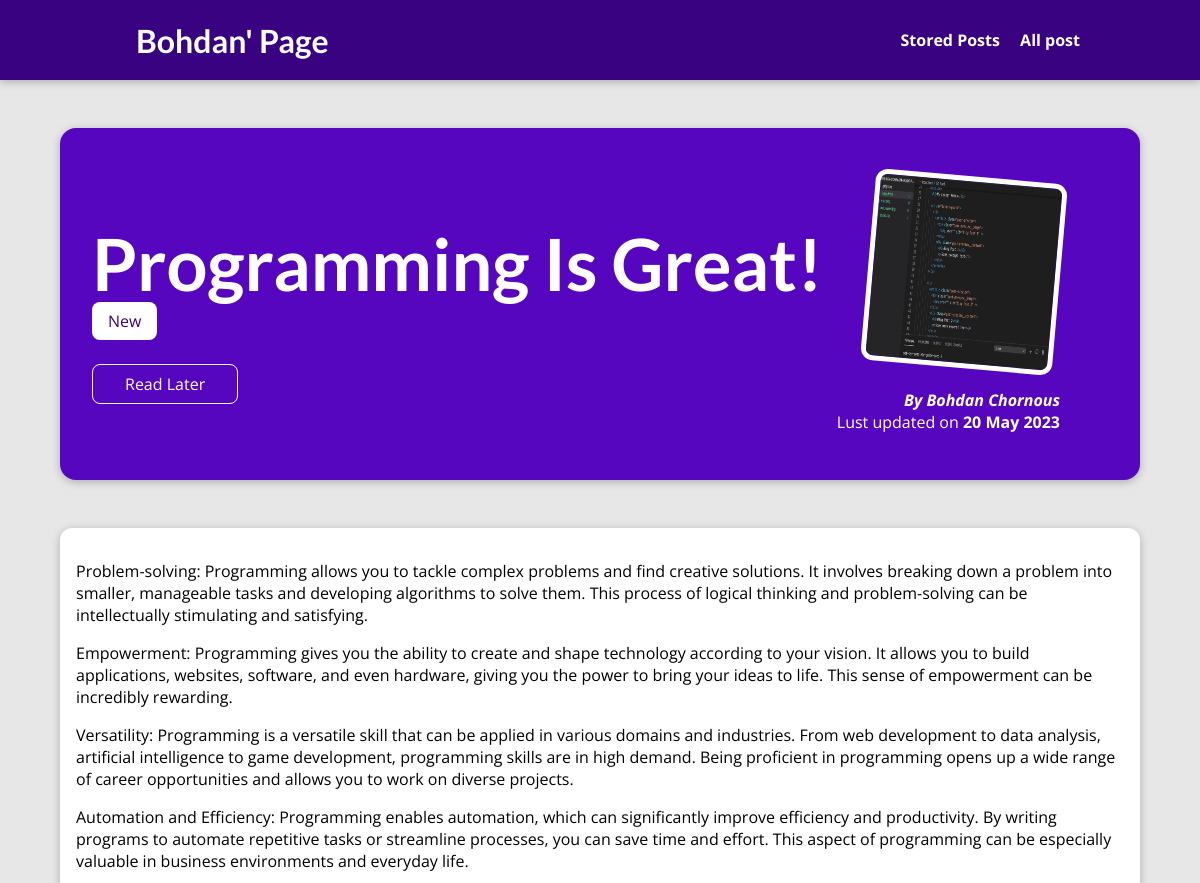
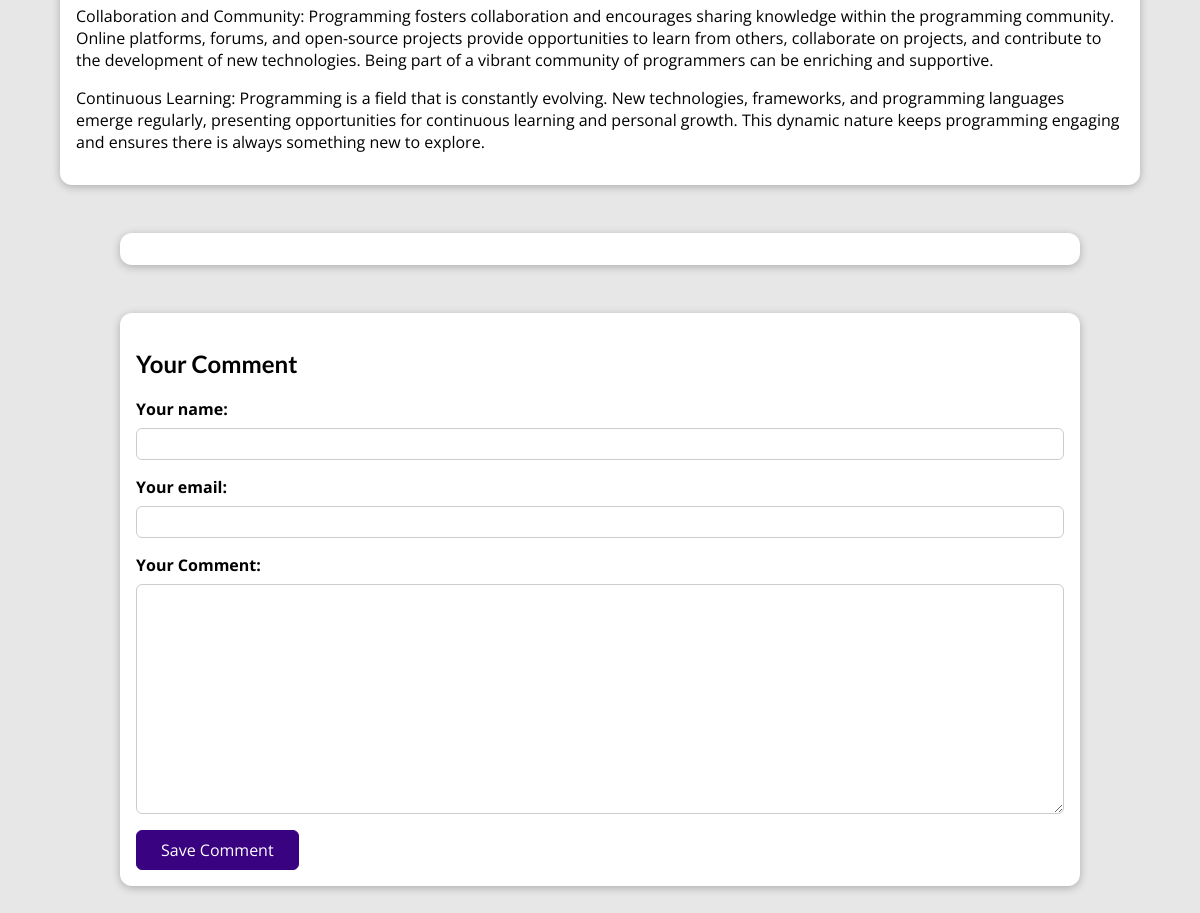
Page /posts/programming-is-fun on the committed database (2 pictures, top to bottom).
### blog/models.py (models this page shows, shortened)
class Post(models.Model):
    title = models.CharField(max_length=150)
    excerpt = models.CharField(max_length=200)
    image = models.ImageField(upload_to="posts", null=True)
    date = models.DateField(auto_now=True)
    slug = models.SlugField(default="", unique=True)
    content = models.TextField(validators=[MinLengthValidator(10)])
    author = models.ForeignKey(Author, on_delete=models.SET_NULL, null=True, related_name="posts")
    tags = models.ManyToManyField(Tag)
    link = models.URLField(max_length=200, null=True, blank=True)

class Tag(models.Model):
    caption = models.CharField(max_length=100)

class Author(models.Model):
    first_name = models.CharField(max_length=100)
    last_name = models.CharField(max_length=100)
    email_address = models.EmailField()
    def full_name(self):
        return f"{self.first_name} {self.last_name}"
    def __str__(self):
        return self.full_name()

### blog/views.py (the view, shortened to what this page needs)
# urls.py: path("posts/<slug:slug>", views.PostDetailView.as_view(), name="post-details-page"),
class PostDetailView(View):
    def is_stored_post(self, request, post_id):
        stored_posts = request.session.get("stored_posts")
        if stored_posts is not None:
            is_saved_for_later = post_id in stored_posts
        else:
            is_saved_for_later = False
        return is_saved_for_later
    def get(self, request, slug):
        post = Post.objects.get(slug=slug)
        context = {
            "post": post,
            "post_tags": post.tags.all(),
            "comment_form": CommentForms(),
            "comments": post.comments.all().order_by("-id"),
            "saved_for_later": self.is_stored_post(request, post.id),
        }
        return render(request, "blog/post-detail.html", context=context)

### blog/forms.py
class CommentForms(forms.ModelForm):
    class Meta:
        model = Comment
        exclude = ["post"]
        labels = {
            "user_name": "Your name",
            "user_email": "Your email",
            "text": "Your Comment",
        }

### blog/templates/blog/post-detail.html (shortened to what this page needs)
{% extends "base.html" %}
{% load static %}
{% block css_file %}
    <link rel="stylesheet" href="{%  static "blog/post-details.css" %}"/>
{% endblock %}
{% block content %}
    <section id="summary">
        <h2>{{ post.title }}</h2>
        <div>
            {% for tag in post_tags %}
                {% if tag.caption == "Link" %}
                    <span class="link_tag"><a href="{{ post.link }}" style='color: #390281'>{{ tag.caption }}</a></span>
                {% else %}
                    <span class="tag">{{ tag.caption }}</span>
                {% endif %}
            {% endfor %}
        </div>
        <div id="read-later">
            <form action="{% url "read-later" %}" method="POST">
                <button>
                    {% if saved_for_later %}
                        Remove from "Read Later" List
                     {% else %}
                        Read Later
                     {% endif %}
                </button>
            </form>
        </div>
        <article>
            <img src="{{ post.image.url }}" alt="{{ post.title }}" />
            <address>By <a href="mailto:{{ post.author.email_address }}">{{ post.author }}</a></address>
            <div>
                Lust updated on <time>{{ post.date|date:"d M Y" }}</time>
            </div>
        </article>
    </section>
    <main>
        {{ post.content|linebreaks }}
    </main>
    <section id="comments">
    </section>
    <section id="comment_form">
        <h2>Your Comment</h2>
        <form action="{% url "post-details-page" post.slug %}" method="POST">
            {% for form_fild in comment_form %}
                <div class="form-control {% if form_fild.errors %}invalid{% endif %}">
                    {{ form_fild.label_tag }}
                    {{ form_fild }}
                </div>
            {% endfor %}
            <button>Save Comment</button>
        </form>
    </section>
{% endblock %}

### static/app.css (style rules this page uses)
* { box-sizing: border-box; }
html { font-family: 'Open Sans', 'Lato', sans-serif; }
body { margin: 0; }
h1, h2, h3 { font-family: 'Lato', sans-serif; font-weight: bold; }

### blog/static/blog/post-details.css (style rules this page uses)
body { background-color: #e7e7e7; }
#summary { margin: 8rem auto 3rem auto; padding: 2rem; width: 90%; max-width: 90rem; border-radius: 16px; background-color: #5706c0; position: relative; box-shadow: 0 2px 8px rgba(0, 0, 0, 0.25); height: 22rem; }
#summary h2 { color: white; font-size: 4.5rem; margin-bottom: 0.25rem; }
#summary article { position: absolute; top: 2rem; right: 3rem; padding: 1rem 2rem; border-radius: 12px; text-align: right; color: white; }
#summary article img { width: 12rem; height: 12rem; border-radius: 12px; transform: rotateZ(5deg); border: 5px solid white; margin-bottom: 1rem; }
#summary address { font-weight: bold; }
#summary a { color: white; text-decoration: none; }
#summary time { font-weight: bold; }
#read-later { margin: 2rem 0; }
#read-later button { background-color: transparent; border-radius: 8px; border: 1px solid white; padding: 0.5rem 2rem; font: inherit; color: white; cursor: pointer; }
main { width: 90%; max-width: 90rem; margin: 3rem auto; background-color: white; padding: 1rem; border-radius: 12px; box-shadow: 0 2px 8px rgba(0, 0, 0, 0.25); }
.tag { background-color: white; color: #390281; padding: 0.5rem 1rem; border-radius: 8px; }
#comment_form { margin: 3rem auto; width: 90%; max-width: 60rem; border-radius: 12px; background-color: white; box-shadow: 0 2px 8px rgba(0, 0, 0, 0.25); padding: 1rem; }
#comment_form button { font: inherit; background-color: #390281; color: white; border: 1px solid #390281; padding: 0.5rem 1.5rem; border-radius: 6px; cursor: pointer; }
.form-control { margin-bottom: 1rem; }
.form-control label { font-weight: bold; margin-bottom: 0.5rem; display: block; }
.form-control input, .form-control textarea { display: block; width: 100%; font: inherit; padding: 0.25rem; border-radius: 6px; border: 1px solid #ccc; }
#comments { margin: 3rem auto; width: 90%; max-width: 60rem; border-radius: 12px; background-color: white; box-shadow: 0 2px 8px rgba(0, 0, 0, 0.25); padding: 1rem 2rem; }

### rows in the picture
Post: title "Programming Is Great!", image (picture), author "Bohdan Chornous", date "20 May 2023", content "Problem-solving: Programming allows you to tackle complex problems and find creative solutions. It involves breaking down a problem into smaller, manageable tasks and developing algorithms to solve them. This process of logical thinking and problem-solving can be intellectually stimulating and satisfying. Empowerment: Programming gives you the ability to create and shape technology according to your vision. It allows you to build applications, websites, software, and even hardware, giving you the power to bring your ideas to life. This sense of empowerment can be incredibly rewarding. Versatility: Programming is a versatile skill that can be applied in various domains and industries. From…"
Tag: caption "New"
